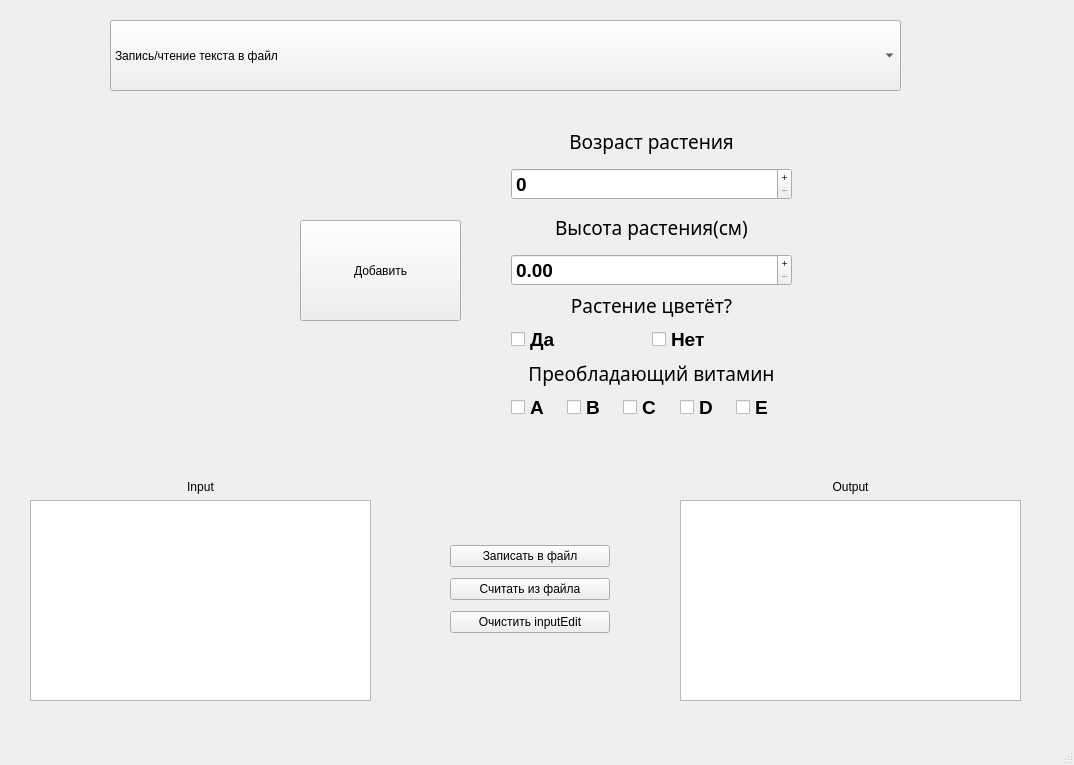
<?xml version="1.0" encoding="UTF-8"?>
<ui version="4.0">
 <class>MainWindow</class>
 <widget class="QMainWindow" name="MainWindow">
  <property name="geometry">
   <rect>
    <x>0</x>
    <y>0</y>
    <width>1074</width>
    <height>765</height>
   </rect>
  </property>
  <property name="windowTitle">
   <string>MainWindow</string>
  </property>
  <widget class="QWidget" name="centralwidget">
   <widget class="QWidget" name="verticalLayoutWidget">
    <property name="geometry">
     <rect>
      <x>30</x>
      <y>480</y>
      <width>341</width>
      <height>221</height>
     </rect>
    </property>
    <layout class="QVBoxLayout" name="verticalLayout">
     <item>
      <widget class="QLabel" name="label">
       <property name="text">
        <string>Input</string>
       </property>
       <property name="alignment">
        <set>Qt::AlignCenter</set>
       </property>
      </widget>
     </item>
     <item>
      <widget class="QTextEdit" name="inputEdit">
       <property name="readOnly">
        <bool>false</bool>
       </property>
      </widget>
     </item>
    </layout>
   </widget>
   <widget class="QWidget" name="verticalLayoutWidget_2">
    <property name="geometry">
     <rect>
      <x>680</x>
      <y>480</y>
      <width>341</width>
      <height>221</height>
     </rect>
    </property>
    <layout class="QVBoxLayout" name="verticalLayout_2">
     <item>
      <widget class="QLabel" name="label_2">
       <property name="text">
        <string>Output</string>
       </property>
       <property name="alignment">
        <set>Qt::AlignCenter</set>
       </property>
      </widget>
     </item>
     <item>
      <widget class="QTextEdit" name="outputEdit">
       <property name="readOnly">
        <bool>true</bool>
       </property>
      </widget>
     </item>
    </layout>
   </widget>
   <widget class="QWidget" name="verticalLayoutWidget_3">
    <property name="geometry">
     <rect>
      <x>450</x>
      <y>540</y>
      <width>160</width>
      <height>100</height>
     </rect>
    </property>
    <layout class="QVBoxLayout" name="verticalLayout_3">
     <item>
      <widget class="QPushButton" name="inputButton">
       <property name="text">
        <string>Записать в файл</string>
       </property>
      </widget>
     </item>
     <item>
      <widget class="QPushButton" name="outputButton">
       <property name="text">
        <string>Считать из файла</string>
       </property>
      </widget>
     </item>
     <item>
      <widget class="QPushButton" name="clearButton">
       <property name="text">
        <string>Очистить inputEdit</string>
       </property>
      </widget>
     </item>
    </layout>
   </widget>
   <widget class="QStackedWidget" name="stackedWidget">
    <property name="geometry">
     <rect>
      <x>240</x>
      <y>80</y>
      <width>561</width>
      <height>381</height>
     </rect>
    </property>
    <property name="currentIndex">
     <number>2</number>
    </property>
    <widget class="QWidget" name="page">
     <widget class="QLabel" name="label_3">
      <property name="geometry">
       <rect>
        <x>70</x>
        <y>20</y>
        <width>451</width>
        <height>61</height>
       </rect>
      </property>
      <property name="font">
       <font>
        <pointsize>14</pointsize>
       </font>
      </property>
      <property name="text">
       <string>Введите текст, который будет записан в файл</string>
      </property>
     </widget>
    </widget>
    <widget class="QWidget" name="page_2">
     <widget class="QLabel" name="label_4">
      <property name="geometry">
       <rect>
        <x>90</x>
        <y>30</y>
        <width>451</width>
        <height>61</height>
       </rect>
      </property>
      <property name="font">
       <font>
        <pointsize>14</pointsize>
       </font>
      </property>
      <property name="text">
       <string>Добавьте элементы, которые будут записаны в файл используя Enter </string>
      </property>
      <property name="wordWrap">
       <bool>true</bool>
      </property>
     </widget>
     <widget class="QDoubleSpinBox" name="doubleSpinBox">
      <property name="geometry">
       <rect>
        <x>180</x>
        <y>130</y>
        <width>261</width>
        <height>61</height>
       </rect>
      </property>
      <property name="buttonSymbols">
       <enum>QAbstractSpinBox::PlusMinus</enum>
      </property>
      <property name="maximum">
       <double>2147483223454.989990234375000</double>
      </property>
     </widget>
    </widget>
    <widget class="QWidget" name="page_3">
     <widget class="QWidget" name="verticalLayoutWidget_13">
      <property name="geometry">
       <rect>
        <x>271</x>
        <y>40</y>
        <width>281</width>
        <height>302</height>
       </rect>
      </property>
      <layout class="QVBoxLayout" name="verticalLayout_25" stretch="0,0,0,0">
       <property name="spacing">
        <number>6</number>
       </property>
       <property name="leftMargin">
        <number>0</number>
       </property>
       <item>
        <layout class="QVBoxLayout" name="verticalLayout_27">
         <item>
          <widget class="QLabel" name="label_23">
           <property name="font">
            <font>
             <family>Waree</family>
             <pointsize>14</pointsize>
             <bold>false</bold>
            </font>
           </property>
           <property name="text">
            <string>Возраст растения</string>
           </property>
           <property name="alignment">
            <set>Qt::AlignCenter</set>
           </property>
          </widget>
         </item>
         <item>
          <widget class="QSpinBox" name="ageBox">
           <property name="font">
            <font>
             <pointsize>14</pointsize>
             <bold>true</bold>
            </font>
           </property>
           <property name="buttonSymbols">
            <enum>QAbstractSpinBox::PlusMinus</enum>
           </property>
           <property name="maximum">
            <number>9999</number>
           </property>
          </widget>
         </item>
        </layout>
       </item>
       <item>
        <layout class="QVBoxLayout" name="verticalLayout_28">
         <item>
          <widget class="QLabel" name="label_24">
           <property name="font">
            <font>
             <family>Waree</family>
             <pointsize>14</pointsize>
             <bold>false</bold>
            </font>
           </property>
           <property name="text">
            <string>Высота растения(см)</string>
           </property>
           <property name="alignment">
            <set>Qt::AlignCenter</set>
           </property>
          </widget>
         </item>
         <item>
          <widget class="QDoubleSpinBox" name="heightBox">
           <property name="font">
            <font>
             <pointsize>14</pointsize>
             <bold>true</bold>
            </font>
           </property>
           <property name="buttonSymbols">
            <enum>QAbstractSpinBox::PlusMinus</enum>
           </property>
           <property name="maximum">
            <double>99999.990000000005239</double>
           </property>
          </widget>
         </item>
        </layout>
       </item>
       <item>
        <layout class="QVBoxLayout" name="verticalLayout_29">
         <item>
          <widget class="QLabel" name="label_25">
           <property name="sizePolicy">
            <sizepolicy hsizetype="Preferred" vsizetype="Fixed">
             <horstretch>0</horstretch>
             <verstretch>0</verstretch>
            </sizepolicy>
           </property>
           <property name="font">
            <font>
             <family>Waree</family>
             <pointsize>14</pointsize>
             <bold>false</bold>
            </font>
           </property>
           <property name="text">
            <string>Растение цветёт?</string>
           </property>
           <property name="alignment">
            <set>Qt::AlignCenter</set>
           </property>
          </widget>
         </item>
         <item>
          <layout class="QHBoxLayout" name="horizontalLayout_7">
           <property name="spacing">
            <number>0</number>
           </property>
           <property name="sizeConstraint">
            <enum>QLayout::SetDefaultConstraint</enum>
           </property>
           <item>
            <widget class="QCheckBox" name="yesBox">
             <property name="sizePolicy">
              <sizepolicy hsizetype="Minimum" vsizetype="Fixed">
               <horstretch>0</horstretch>
               <verstretch>0</verstretch>
              </sizepolicy>
             </property>
             <property name="font">
              <font>
               <pointsize>14</pointsize>
               <bold>true</bold>
              </font>
             </property>
             <property name="text">
              <string>Да</string>
             </property>
             <attribute name="buttonGroup">
              <string notr="true">buttonGroup</string>
             </attribute>
            </widget>
           </item>
           <item>
            <widget class="QCheckBox" name="noBox">
             <property name="sizePolicy">
              <sizepolicy hsizetype="Preferred" vsizetype="Fixed">
               <horstretch>0</horstretch>
               <verstretch>0</verstretch>
              </sizepolicy>
             </property>
             <property name="font">
              <font>
               <pointsize>14</pointsize>
               <bold>true</bold>
              </font>
             </property>
             <property name="text">
              <string>Нет</string>
             </property>
             <attribute name="buttonGroup">
              <string notr="true">buttonGroup</string>
             </attribute>
            </widget>
           </item>
          </layout>
         </item>
        </layout>
       </item>
       <item>
        <layout class="QVBoxLayout" name="verticalLayout_30">
         <item>
          <widget class="QLabel" name="label_26">
           <property name="sizePolicy">
            <sizepolicy hsizetype="Preferred" vsizetype="Fixed">
             <horstretch>0</horstretch>
             <verstretch>0</verstretch>
            </sizepolicy>
           </property>
           <property name="font">
            <font>
             <family>Waree</family>
             <pointsize>14</pointsize>
             <bold>false</bold>
            </font>
           </property>
           <property name="text">
            <string>Преобладающий витамин</string>
           </property>
           <property name="alignment">
            <set>Qt::AlignCenter</set>
           </property>
          </widget>
         </item>
         <item>
          <layout class="QHBoxLayout" name="horizontalLayout_8">
           <property name="spacing">
            <number>0</number>
           </property>
           <property name="sizeConstraint">
            <enum>QLayout::SetDefaultConstraint</enum>
           </property>
           <item>
            <widget class="QCheckBox" name="aBox">
             <property name="sizePolicy">
              <sizepolicy hsizetype="Minimum" vsizetype="Fixed">
               <horstretch>0</horstretch>
               <verstretch>0</verstretch>
              </sizepolicy>
             </property>
             <property name="font">
              <font>
               <pointsize>14</pointsize>
               <bold>true</bold>
              </font>
             </property>
             <property name="text">
              <string>A</string>
             </property>
             <attribute name="buttonGroup">
              <string notr="true">buttonGroup_2</string>
             </attribute>
            </widget>
           </item>
           <item>
            <widget class="QCheckBox" name="bBox">
             <property name="sizePolicy">
              <sizepolicy hsizetype="Minimum" vsizetype="Fixed">
               <horstretch>0</horstretch>
               <verstretch>0</verstretch>
              </sizepolicy>
             </property>
             <property name="font">
              <font>
               <pointsize>14</pointsize>
               <bold>true</bold>
              </font>
             </property>
             <property name="text">
              <string>B</string>
             </property>
             <attribute name="buttonGroup">
              <string notr="true">buttonGroup_2</string>
             </attribute>
            </widget>
           </item>
           <item>
            <widget class="QCheckBox" name="cBox">
             <property name="sizePolicy">
              <sizepolicy hsizetype="Minimum" vsizetype="Fixed">
               <horstretch>0</horstretch>
               <verstretch>0</verstretch>
              </sizepolicy>
             </property>
             <property name="font">
              <font>
               <pointsize>14</pointsize>
               <bold>true</bold>
              </font>
             </property>
             <property name="text">
              <string>C</string>
             </property>
             <attribute name="buttonGroup">
              <string notr="true">buttonGroup_2</string>
             </attribute>
            </widget>
           </item>
           <item>
            <widget class="QCheckBox" name="dBox">
             <property name="sizePolicy">
              <sizepolicy hsizetype="Preferred" vsizetype="Fixed">
               <horstretch>0</horstretch>
               <verstretch>0</verstretch>
              </sizepolicy>
             </property>
             <property name="font">
              <font>
               <pointsize>14</pointsize>
               <bold>true</bold>
              </font>
             </property>
             <property name="text">
              <string>D</string>
             </property>
             <attribute name="buttonGroup">
              <string notr="true">buttonGroup_2</string>
             </attribute>
            </widget>
           </item>
           <item>
            <widget class="QCheckBox" name="eBox">
             <property name="sizePolicy">
              <sizepolicy hsizetype="Preferred" vsizetype="Fixed">
               <horstretch>0</horstretch>
               <verstretch>0</verstretch>
              </sizepolicy>
             </property>
             <property name="font">
              <font>
               <pointsize>14</pointsize>
               <bold>true</bold>
              </font>
             </property>
             <property name="text">
              <string>E</string>
             </property>
             <attribute name="buttonGroup">
              <string notr="true">buttonGroup_2</string>
             </attribute>
            </widget>
           </item>
          </layout>
         </item>
        </layout>
       </item>
      </layout>
     </widget>
     <widget class="QPushButton" name="addButton">
      <property name="geometry">
       <rect>
        <x>60</x>
        <y>140</y>
        <width>161</width>
        <height>101</height>
       </rect>
      </property>
      <property name="text">
       <string>Добавить</string>
      </property>
     </widget>
    </widget>
    <widget class="QWidget" name="page_4">
     <widget class="QWidget" name="verticalLayoutWidget_14">
      <property name="geometry">
       <rect>
        <x>270</x>
        <y>40</y>
        <width>281</width>
        <height>302</height>
       </rect>
      </property>
      <layout class="QVBoxLayout" name="verticalLayout_26" stretch="0,0,0,0">
       <property name="spacing">
        <number>6</number>
       </property>
       <property name="leftMargin">
        <number>0</number>
       </property>
       <item>
        <layout class="QVBoxLayout" name="verticalLayout_31">
         <item>
          <widget class="QLabel" name="label_27">
           <property name="font">
            <font>
             <family>Waree</family>
             <pointsize>14</pointsize>
             <bold>false</bold>
            </font>
           </property>
           <property name="text">
            <string>Возраст растения</string>
           </property>
           <property name="alignment">
            <set>Qt::AlignCenter</set>
           </property>
          </widget>
         </item>
         <item>
          <widget class="QSpinBox" name="ageBoxBin">
           <property name="font">
            <font>
             <pointsize>14</pointsize>
             <bold>true</bold>
            </font>
           </property>
           <property name="buttonSymbols">
            <enum>QAbstractSpinBox::PlusMinus</enum>
           </property>
           <property name="maximum">
            <number>9999</number>
           </property>
          </widget>
         </item>
        </layout>
       </item>
       <item>
        <layout class="QVBoxLayout" name="verticalLayout_32">
         <item>
          <widget class="QLabel" name="label_28">
           <property name="font">
            <font>
             <family>Waree</family>
             <pointsize>14</pointsize>
             <bold>false</bold>
            </font>
           </property>
           <property name="text">
            <string>Высота растения(см)</string>
           </property>
           <property name="alignment">
            <set>Qt::AlignCenter</set>
           </property>
          </widget>
         </item>
         <item>
          <widget class="QDoubleSpinBox" name="heightBoxBin">
           <property name="font">
            <font>
             <pointsize>14</pointsize>
             <bold>true</bold>
            </font>
           </property>
           <property name="buttonSymbols">
            <enum>QAbstractSpinBox::PlusMinus</enum>
           </property>
           <property name="maximum">
            <double>99999.990000000005239</double>
           </property>
          </widget>
         </item>
        </layout>
       </item>
       <item>
        <layout class="QVBoxLayout" name="verticalLayout_33">
         <item>
          <widget class="QLabel" name="label_29">
           <property name="sizePolicy">
            <sizepolicy hsizetype="Preferred" vsizetype="Fixed">
             <horstretch>0</horstretch>
             <verstretch>0</verstretch>
            </sizepolicy>
           </property>
           <property name="font">
            <font>
             <family>Waree</family>
             <pointsize>14</pointsize>
             <bold>false</bold>
            </font>
           </property>
           <property name="text">
            <string>Растение цветёт?</string>
           </property>
           <property name="alignment">
            <set>Qt::AlignCenter</set>
           </property>
          </widget>
         </item>
         <item>
          <layout class="QHBoxLayout" name="horizontalLayout_9">
           <property name="spacing">
            <number>0</number>
           </property>
           <property name="sizeConstraint">
            <enum>QLayout::SetDefaultConstraint</enum>
           </property>
           <item>
            <widget class="QCheckBox" name="yesBoxBin">
             <property name="sizePolicy">
              <sizepolicy hsizetype="Minimum" vsizetype="Fixed">
               <horstretch>0</horstretch>
               <verstretch>0</verstretch>
              </sizepolicy>
             </property>
             <property name="font">
              <font>
               <pointsize>14</pointsize>
               <bold>true</bold>
              </font>
             </property>
             <property name="text">
              <string>Да</string>
             </property>
             <attribute name="buttonGroup">
              <string notr="true">buttonGroup_3</string>
             </attribute>
            </widget>
           </item>
           <item>
            <widget class="QCheckBox" name="noBoxBin">
             <property name="sizePolicy">
              <sizepolicy hsizetype="Preferred" vsizetype="Fixed">
               <horstretch>0</horstretch>
               <verstretch>0</verstretch>
              </sizepolicy>
             </property>
             <property name="font">
              <font>
               <pointsize>14</pointsize>
               <bold>true</bold>
              </font>
             </property>
             <property name="text">
              <string>Нет</string>
             </property>
             <attribute name="buttonGroup">
              <string notr="true">buttonGroup_3</string>
             </attribute>
            </widget>
           </item>
          </layout>
         </item>
        </layout>
       </item>
       <item>
        <layout class="QVBoxLayout" name="verticalLayout_34">
         <item>
          <widget class="QLabel" name="label_30">
           <property name="sizePolicy">
            <sizepolicy hsizetype="Preferred" vsizetype="Fixed">
             <horstretch>0</horstretch>
             <verstretch>0</verstretch>
            </sizepolicy>
           </property>
           <property name="font">
            <font>
             <family>Waree</family>
             <pointsize>14</pointsize>
             <bold>false</bold>
            </font>
           </property>
           <property name="text">
            <string>Преобладающий витамин</string>
           </property>
           <property name="alignment">
            <set>Qt::AlignCenter</set>
           </property>
          </widget>
         </item>
         <item>
          <layout class="QHBoxLayout" name="horizontalLayout_10">
           <property name="spacing">
            <number>0</number>
           </property>
           <property name="sizeConstraint">
            <enum>QLayout::SetDefaultConstraint</enum>
           </property>
           <item>
            <widget class="QCheckBox" name="aBoxBin">
             <property name="sizePolicy">
              <sizepolicy hsizetype="Minimum" vsizetype="Fixed">
               <horstretch>0</horstretch>
               <verstretch>0</verstretch>
              </sizepolicy>
             </property>
             <property name="font">
              <font>
               <pointsize>14</pointsize>
               <bold>true</bold>
              </font>
             </property>
             <property name="text">
              <string>A</string>
             </property>
             <attribute name="buttonGroup">
              <string notr="true">buttonGroup_4</string>
             </attribute>
            </widget>
           </item>
           <item>
            <widget class="QCheckBox" name="bBoxBin">
             <property name="sizePolicy">
              <sizepolicy hsizetype="Minimum" vsizetype="Fixed">
               <horstretch>0</horstretch>
               <verstretch>0</verstretch>
              </sizepolicy>
             </property>
             <property name="font">
              <font>
               <pointsize>14</pointsize>
               <bold>true</bold>
              </font>
             </property>
             <property name="text">
              <string>B</string>
             </property>
             <attribute name="buttonGroup">
              <string notr="true">buttonGroup_4</string>
             </attribute>
            </widget>
           </item>
           <item>
            <widget class="QCheckBox" name="cBoxBin">
             <property name="sizePolicy">
              <sizepolicy hsizetype="Minimum" vsizetype="Fixed">
               <horstretch>0</horstretch>
               <verstretch>0</verstretch>
              </sizepolicy>
             </property>
             <property name="font">
              <font>
               <pointsize>14</pointsize>
               <bold>true</bold>
              </font>
             </property>
             <property name="text">
              <string>C</string>
             </property>
             <attribute name="buttonGroup">
              <string notr="true">buttonGroup_4</string>
             </attribute>
            </widget>
           </item>
           <item>
            <widget class="QCheckBox" name="dBoxBin">
             <property name="sizePolicy">
              <sizepolicy hsizetype="Preferred" vsizetype="Fixed">
               <horstretch>0</horstretch>
               <verstretch>0</verstretch>
              </sizepolicy>
             </property>
             <property name="font">
              <font>
               <pointsize>14</pointsize>
               <bold>true</bold>
              </font>
             </property>
             <property name="text">
              <string>D</string>
             </property>
             <attribute name="buttonGroup">
              <string notr="true">buttonGroup_4</string>
             </attribute>
            </widget>
           </item>
           <item>
            <widget class="QCheckBox" name="eBoxBin">
             <property name="sizePolicy">
              <sizepolicy hsizetype="Preferred" vsizetype="Fixed">
               <horstretch>0</horstretch>
               <verstretch>0</verstretch>
              </sizepolicy>
             </property>
             <property name="font">
              <font>
               <pointsize>14</pointsize>
               <bold>true</bold>
              </font>
             </property>
             <property name="text">
              <string>E</string>
             </property>
             <attribute name="buttonGroup">
              <string notr="true">buttonGroup_4</string>
             </attribute>
            </widget>
           </item>
          </layout>
         </item>
        </layout>
       </item>
      </layout>
     </widget>
     <widget class="QPushButton" name="addButtonBin">
      <property name="geometry">
       <rect>
        <x>80</x>
        <y>200</y>
        <width>89</width>
        <height>25</height>
       </rect>
      </property>
      <property name="text">
       <string>Добавить</string>
      </property>
     </widget>
    </widget>
    <widget class="QWidget" name="page_5">
     <widget class="QLabel" name="label_5">
      <property name="geometry">
       <rect>
        <x>80</x>
        <y>30</y>
        <width>451</width>
        <height>61</height>
       </rect>
      </property>
      <property name="font">
       <font>
        <pointsize>14</pointsize>
       </font>
      </property>
      <property name="text">
       <string>Введите текст, который будет дозаписан в файл</string>
      </property>
     </widget>
    </widget>
   </widget>
   <widget class="QComboBox" name="comboBox">
    <property name="geometry">
     <rect>
      <x>110</x>
      <y>20</y>
      <width>791</width>
      <height>71</height>
     </rect>
    </property>
    <item>
     <property name="text">
      <string>Запись/чтение текста в файл</string>
     </property>
    </item>
    <item>
     <property name="text">
      <string>Запись/чтение массива типа float</string>
     </property>
    </item>
    <item>
     <property name="text">
      <string>Дозапись/чтение полей структуры Plant в txt</string>
     </property>
    </item>
    <item>
     <property name="text">
      <string>Дозапись/чтение полей структуры Plant в bin</string>
     </property>
    </item>
    <item>
     <property name="text">
      <string>Дозапись/чтение текста в файл</string>
     </property>
    </item>
   </widget>
  </widget>
  <widget class="QMenuBar" name="menubar">
   <property name="geometry">
    <rect>
     <x>0</x>
     <y>0</y>
     <width>1074</width>
     <height>37</height>
    </rect>
   </property>
  </widget>
  <widget class="QStatusBar" name="statusbar"/>
 </widget>
 <resources/>
 <connections/>
 <buttongroups>
  <buttongroup name="buttonGroup_3"/>
  <buttongroup name="buttonGroup"/>
  <buttongroup name="buttonGroup_4"/>
  <buttongroup name="buttonGroup_2"/>
 </buttongroups>
</ui>
